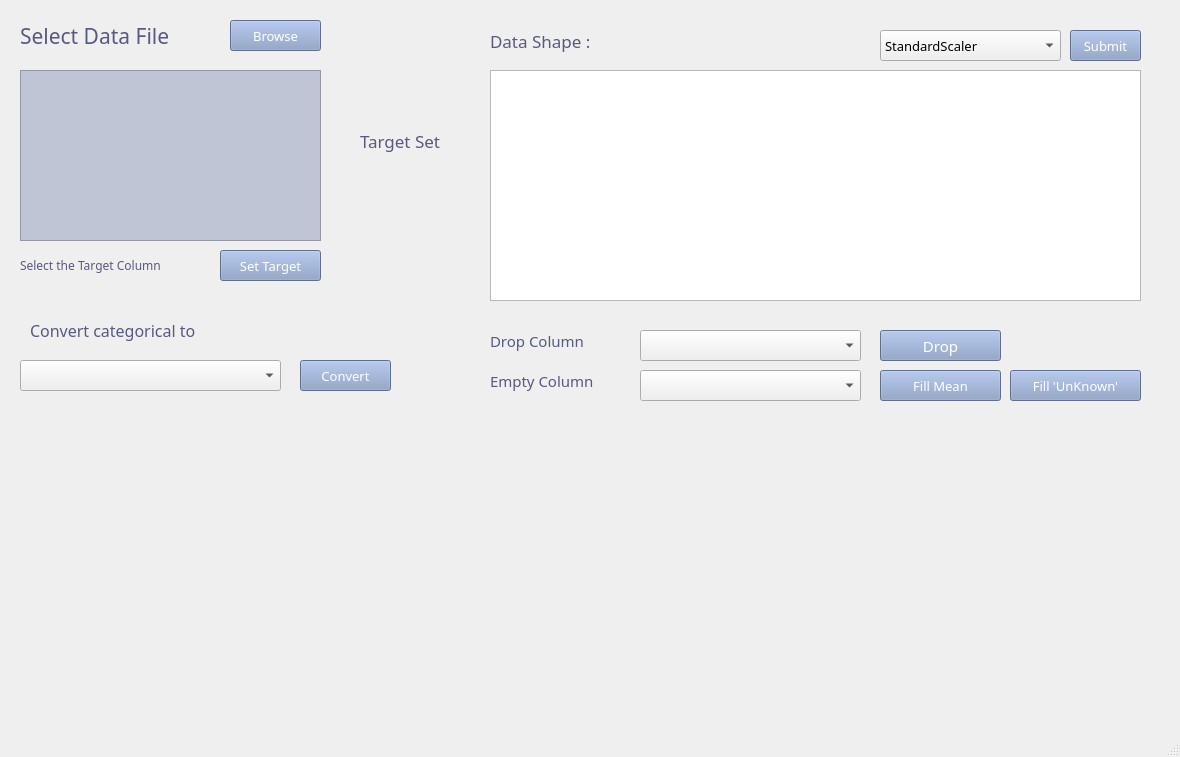
<?xml version="1.0" encoding="UTF-8"?>
<ui version="4.0">
 <class>MainWindow</class>
 <widget class="QMainWindow" name="MainWindow">
  <property name="geometry">
   <rect>
    <x>0</x>
    <y>0</y>
    <width>1180</width>
    <height>757</height>
   </rect>
  </property>
  <property name="font">
   <font>
    <family>EF_다이어리</family>
    <pointsize>10</pointsize>
   </font>
  </property>
  <property name="windowTitle">
   <string>MainWindow</string>
  </property>
  <widget class="QWidget" name="centralwidget">
   <widget class="QLabel" name="label">
    <property name="geometry">
     <rect>
      <x>20</x>
      <y>20</y>
      <width>201</width>
      <height>31</height>
     </rect>
    </property>
    <property name="font">
     <font>
      <family>빛의 계승자 Bold</family>
      <pointsize>16</pointsize>
      <weight>9</weight>
      <italic>false</italic>
      <bold>false</bold>
     </font>
    </property>
    <property name="styleSheet">
     <string notr="true">color: rgb(87, 89, 127);
font: 75 16pt &quot;빛의 계승자 Bold&quot;;</string>
    </property>
    <property name="text">
     <string>Select Data File</string>
    </property>
   </widget>
   <widget class="QPushButton" name="Browse">
    <property name="geometry">
     <rect>
      <x>230</x>
      <y>20</y>
      <width>91</width>
      <height>31</height>
     </rect>
    </property>
    <property name="font">
     <font>
      <family>빛의 계승자 Regular</family>
      <pointsize>10</pointsize>
      <weight>50</weight>
      <italic>false</italic>
      <bold>false</bold>
      <underline>false</underline>
     </font>
    </property>
    <property name="styleSheet">
     <string notr="true">background-color: rgb(133, 154, 194);
font: 10pt &quot;빛의 계승자 Regular&quot;;
color: rgb(255, 255, 255);</string>
    </property>
    <property name="text">
     <string>Browse</string>
    </property>
   </widget>
   <widget class="QListWidget" name="column_list">
    <property name="geometry">
     <rect>
      <x>20</x>
      <y>70</y>
      <width>301</width>
      <height>171</height>
     </rect>
    </property>
    <property name="styleSheet">
     <string notr="true">background-color: rgb(192, 197, 213);
selection-color: rgb(102, 136, 154);
border-color: rgb(255, 255, 255);
font: 9pt &quot;조선100년체&quot;;</string>
    </property>
   </widget>
   <widget class="QPushButton" name="Submit">
    <property name="geometry">
     <rect>
      <x>220</x>
      <y>250</y>
      <width>101</width>
      <height>31</height>
     </rect>
    </property>
    <property name="font">
     <font>
      <family>빛의 계승자 Regular</family>
      <pointsize>10</pointsize>
      <weight>50</weight>
      <italic>false</italic>
      <bold>false</bold>
      <underline>false</underline>
     </font>
    </property>
    <property name="styleSheet">
     <string notr="true">background-color: rgb(133, 154, 194);
font: 10pt &quot;빛의 계승자 Regular&quot;;
color: rgb(255, 255, 255);</string>
    </property>
    <property name="text">
     <string>Set Target</string>
    </property>
   </widget>
   <widget class="QLabel" name="label_2">
    <property name="geometry">
     <rect>
      <x>20</x>
      <y>250</y>
      <width>201</width>
      <height>31</height>
     </rect>
    </property>
    <property name="font">
     <font>
      <family>빛의 계승자 Bold</family>
      <pointsize>9</pointsize>
      <weight>9</weight>
      <italic>false</italic>
      <bold>false</bold>
     </font>
    </property>
    <property name="styleSheet">
     <string notr="true">color: rgb(87, 89, 127);
font: 75 9pt &quot;빛의 계승자 Bold&quot;;</string>
    </property>
    <property name="text">
     <string>Select the Target Column</string>
    </property>
   </widget>
   <widget class="QLabel" name="label_3">
    <property name="geometry">
     <rect>
      <x>360</x>
      <y>120</y>
      <width>121</width>
      <height>41</height>
     </rect>
    </property>
    <property name="font">
     <font>
      <family>빛의 계승자 Bold</family>
      <pointsize>13</pointsize>
      <weight>9</weight>
      <italic>false</italic>
      <bold>false</bold>
     </font>
    </property>
    <property name="styleSheet">
     <string notr="true">color: rgb(87, 89, 127);
font: 75 13pt &quot;빛의 계승자 Bold&quot;;</string>
    </property>
    <property name="text">
     <string>Target Set</string>
    </property>
   </widget>
   <widget class="QLabel" name="target_col">
    <property name="geometry">
     <rect>
      <x>380</x>
      <y>170</y>
      <width>101</width>
      <height>41</height>
     </rect>
    </property>
    <property name="font">
     <font>
      <family>HS봄바람체 2.1</family>
      <pointsize>12</pointsize>
      <weight>50</weight>
      <italic>false</italic>
      <bold>false</bold>
     </font>
    </property>
    <property name="styleSheet">
     <string notr="true">color: rgb(126, 128, 152);
font: 12pt &quot;HS봄바람체 2.1&quot;;</string>
    </property>
    <property name="text">
     <string/>
    </property>
   </widget>
   <widget class="QTableView" name="tableView">
    <property name="geometry">
     <rect>
      <x>490</x>
      <y>70</y>
      <width>651</width>
      <height>231</height>
     </rect>
    </property>
   </widget>
   <widget class="QLabel" name="label_4">
    <property name="geometry">
     <rect>
      <x>490</x>
      <y>20</y>
      <width>131</width>
      <height>41</height>
     </rect>
    </property>
    <property name="font">
     <font>
      <family>빛의 계승자 Bold</family>
      <pointsize>13</pointsize>
      <weight>9</weight>
      <italic>false</italic>
      <bold>false</bold>
     </font>
    </property>
    <property name="styleSheet">
     <string notr="true">color: rgb(87, 89, 127);
font: 75 13pt &quot;빛의 계승자 Bold&quot;;</string>
    </property>
    <property name="text">
     <string>Data Shape :</string>
    </property>
   </widget>
   <widget class="QLabel" name="shape">
    <property name="geometry">
     <rect>
      <x>630</x>
      <y>20</y>
      <width>241</width>
      <height>41</height>
     </rect>
    </property>
    <property name="font">
     <font>
      <family>HS봄바람체 2.1</family>
      <pointsize>9</pointsize>
      <weight>50</weight>
      <italic>false</italic>
      <bold>false</bold>
     </font>
    </property>
    <property name="styleSheet">
     <string notr="true">color: rgb(126, 128, 152);
font: 9pt &quot;HS봄바람체 2.1&quot;;</string>
    </property>
    <property name="text">
     <string/>
    </property>
   </widget>
   <widget class="QComboBox" name="scaler">
    <property name="geometry">
     <rect>
      <x>880</x>
      <y>30</y>
      <width>181</width>
      <height>31</height>
     </rect>
    </property>
    <property name="styleSheet">
     <string notr="true">font: 12pt &quot;조선100년체&quot;;</string>
    </property>
    <item>
     <property name="text">
      <string>StandardScaler</string>
     </property>
    </item>
    <item>
     <property name="text">
      <string>MinMaxScaler</string>
     </property>
    </item>
    <item>
     <property name="text">
      <string>LogScaler</string>
     </property>
    </item>
   </widget>
   <widget class="QPushButton" name="scale_btn">
    <property name="geometry">
     <rect>
      <x>1070</x>
      <y>30</y>
      <width>71</width>
      <height>31</height>
     </rect>
    </property>
    <property name="font">
     <font>
      <family>빛의 계승자 Regular</family>
      <pointsize>10</pointsize>
      <weight>50</weight>
      <italic>false</italic>
      <bold>false</bold>
      <underline>false</underline>
     </font>
    </property>
    <property name="styleSheet">
     <string notr="true">background-color: rgb(133, 154, 194);
font: 10pt &quot;빛의 계승자 Regular&quot;;
color: rgb(255, 255, 255);</string>
    </property>
    <property name="text">
     <string>Submit</string>
    </property>
   </widget>
   <widget class="QPushButton" name="convert_btn">
    <property name="geometry">
     <rect>
      <x>300</x>
      <y>360</y>
      <width>91</width>
      <height>31</height>
     </rect>
    </property>
    <property name="font">
     <font>
      <family>빛의 계승자 Regular</family>
      <pointsize>10</pointsize>
      <weight>50</weight>
      <italic>false</italic>
      <bold>false</bold>
      <underline>false</underline>
     </font>
    </property>
    <property name="styleSheet">
     <string notr="true">background-color: rgb(133, 154, 194);
font: 10pt &quot;빛의 계승자 Regular&quot;;
color: rgb(255, 255, 255);</string>
    </property>
    <property name="text">
     <string>Convert</string>
    </property>
   </widget>
   <widget class="QComboBox" name="cat_column">
    <property name="geometry">
     <rect>
      <x>20</x>
      <y>360</y>
      <width>261</width>
      <height>31</height>
     </rect>
    </property>
   </widget>
   <widget class="QLabel" name="label_5">
    <property name="geometry">
     <rect>
      <x>30</x>
      <y>310</y>
      <width>251</width>
      <height>41</height>
     </rect>
    </property>
    <property name="font">
     <font>
      <family>빛의 계승자 Bold</family>
      <pointsize>12</pointsize>
      <weight>9</weight>
      <italic>false</italic>
      <bold>false</bold>
     </font>
    </property>
    <property name="styleSheet">
     <string notr="true">color: rgb(87, 89, 127);
font: 75 12pt &quot;빛의 계승자 Bold&quot;;</string>
    </property>
    <property name="text">
     <string>Convert categorical to</string>
    </property>
   </widget>
   <widget class="QLabel" name="label_6">
    <property name="geometry">
     <rect>
      <x>490</x>
      <y>320</y>
      <width>151</width>
      <height>41</height>
     </rect>
    </property>
    <property name="font">
     <font>
      <family>빛의 계승자 Bold</family>
      <pointsize>11</pointsize>
      <weight>9</weight>
      <italic>false</italic>
      <bold>false</bold>
     </font>
    </property>
    <property name="styleSheet">
     <string notr="true">color: rgb(87, 89, 127);
font: 75 11pt &quot;빛의 계승자 Bold&quot;;</string>
    </property>
    <property name="text">
     <string>Drop Column</string>
    </property>
   </widget>
   <widget class="QLabel" name="label_7">
    <property name="geometry">
     <rect>
      <x>490</x>
      <y>360</y>
      <width>131</width>
      <height>41</height>
     </rect>
    </property>
    <property name="font">
     <font>
      <family>빛의 계승자 Bold</family>
      <pointsize>11</pointsize>
      <weight>9</weight>
      <italic>false</italic>
      <bold>false</bold>
     </font>
    </property>
    <property name="styleSheet">
     <string notr="true">color: rgb(87, 89, 127);
font: 75 11pt &quot;빛의 계승자 Bold&quot;;</string>
    </property>
    <property name="text">
     <string>Empty Column</string>
    </property>
   </widget>
   <widget class="QComboBox" name="drop_column">
    <property name="geometry">
     <rect>
      <x>640</x>
      <y>330</y>
      <width>221</width>
      <height>31</height>
     </rect>
    </property>
   </widget>
   <widget class="QComboBox" name="empty_column">
    <property name="geometry">
     <rect>
      <x>640</x>
      <y>370</y>
      <width>221</width>
      <height>31</height>
     </rect>
    </property>
   </widget>
   <widget class="QPushButton" name="drop_btn">
    <property name="geometry">
     <rect>
      <x>880</x>
      <y>330</y>
      <width>121</width>
      <height>31</height>
     </rect>
    </property>
    <property name="font">
     <font>
      <family>빛의 계승자 Regular</family>
      <pointsize>11</pointsize>
      <weight>50</weight>
      <italic>false</italic>
      <bold>false</bold>
      <underline>false</underline>
     </font>
    </property>
    <property name="styleSheet">
     <string notr="true">background-color: rgb(133, 154, 194);
font: 11pt &quot;빛의 계승자 Regular&quot;;
color: rgb(255, 255, 255);</string>
    </property>
    <property name="text">
     <string>Drop</string>
    </property>
   </widget>
   <widget class="QPushButton" name="fillmean_btn">
    <property name="geometry">
     <rect>
      <x>880</x>
      <y>370</y>
      <width>121</width>
      <height>31</height>
     </rect>
    </property>
    <property name="font">
     <font>
      <family>빛의 계승자 Regular</family>
      <pointsize>10</pointsize>
      <weight>50</weight>
      <italic>false</italic>
      <bold>false</bold>
      <underline>false</underline>
     </font>
    </property>
    <property name="styleSheet">
     <string notr="true">background-color: rgb(133, 154, 194);
font: 10pt &quot;빛의 계승자 Regular&quot;;
color: rgb(255, 255, 255);</string>
    </property>
    <property name="text">
     <string>Fill Mean</string>
    </property>
   </widget>
   <widget class="QPushButton" name="fillna_btn">
    <property name="geometry">
     <rect>
      <x>1010</x>
      <y>370</y>
      <width>131</width>
      <height>31</height>
     </rect>
    </property>
    <property name="font">
     <font>
      <family>빛의 계승자 Regular</family>
      <pointsize>10</pointsize>
      <weight>50</weight>
      <italic>false</italic>
      <bold>false</bold>
      <underline>false</underline>
     </font>
    </property>
    <property name="styleSheet">
     <string notr="true">background-color: rgb(133, 154, 194);
font: 10pt &quot;빛의 계승자 Regular&quot;;
color: rgb(255, 255, 255);</string>
    </property>
    <property name="text">
     <string>Fill 'UnKnown'</string>
    </property>
   </widget>
  </widget>
  <widget class="QMenuBar" name="menubar">
   <property name="geometry">
    <rect>
     <x>0</x>
     <y>0</y>
     <width>1180</width>
     <height>28</height>
    </rect>
   </property>
  </widget>
  <widget class="QStatusBar" name="statusbar"/>
 </widget>
 <resources/>
 <connections/>
</ui>
